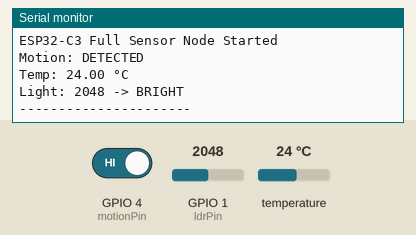
Recording of a sketch running on a simulated ESP32-C3. On the bench: the last lines printed to the serial monitor. The test bench sets the inputs (shaded band); at power-on: GPIO 1 (ldrPin) = 2048, GPIO 4 (motionPin) HIGH, temperature 24 °C.

Above: at 3.2 s.
3.3 s: GPIO 1 (ldrPin) set to 1060
At 6.3 s:
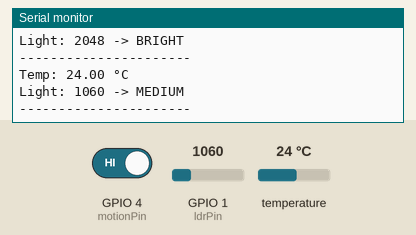
9.8 s: GPIO 4 (motionPin) driven LOW
At 10.9 s:
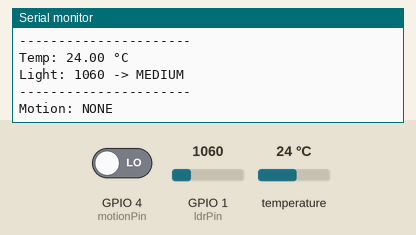
13.4 s: GPIO 1 (ldrPin) set to 860
At 14.8 s:
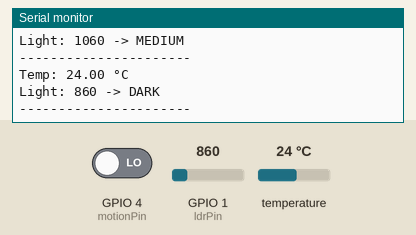
18.1 s: temperature set to 12 °C
At 20.1 s:
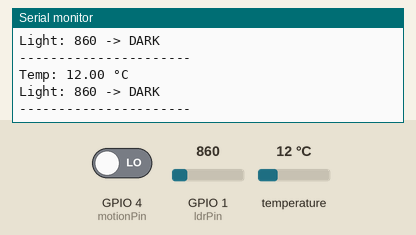
21.7 s: temperature set to 19 °C
At 23.3 s:
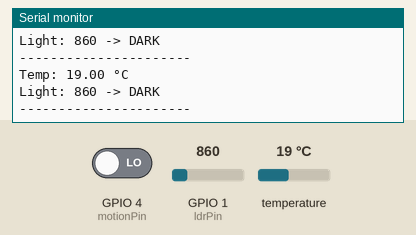
Timing chart, 0 to 24.8 s (numbered marks = the images above; inputs shaded):
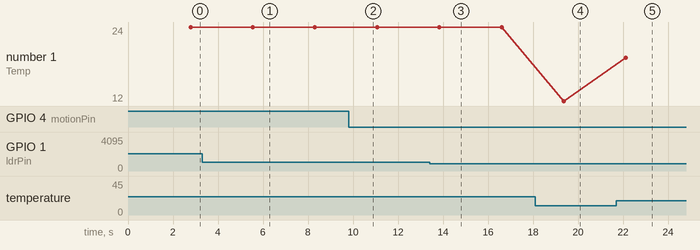

The sketch:

Transmit_ASK.ino
```cpp
#include <OneWire.h>
#include <DallasTemperature.h>

// -------- Pins --------
const int motionPin = 4;   // D4
const int tempPin = 2;     // D2 (DS18B20)
const int ldrPin = 1;      // D1 (ADC)

// -------- Motion --------
int lastMotionState = -1;

// -------- Temperature --------
OneWire oneWire(tempPin);
DallasTemperature sensors(&oneWire);

void setup() {
  Serial.begin(115200);

  pinMode(motionPin, INPUT);

  sensors.begin();

  Serial.println("ESP32-C3 Full Sensor Node Started");
  delay(2000);
}

void loop() {

  // =====================
  // MOTION SENSOR
  // =====================
  int motion = digitalRead(motionPin);

  if (motion != lastMotionState) {
    Serial.println(motion ? "Motion: DETECTED" : "Motion: NONE");
    lastMotionState = motion;
  }

  // =====================
  // TEMPERATURE (DS18B20)
  // =====================
  sensors.requestTemperatures();
  float tempC = sensors.getTempCByIndex(0);

  if (tempC == DEVICE_DISCONNECTED_C || tempC == -127.0) {
    Serial.println("Temp sensor error");
  } else {
    Serial.print("Temp: ");
    Serial.print(tempC);
    Serial.println(" °C");
  }

  // =====================
  // LIGHT SENSOR (LDR)
  // =====================
  int lightValue = analogRead(ldrPin);

  String lightState;

  if (lightValue < 900) {
    lightState = "DARK";
  } else if (lightValue < 1100) {
    lightState = "MEDIUM";
  } else {
    lightState = "BRIGHT";
  }

  Serial.print("Light: ");
  Serial.print(lightValue);
  Serial.print(" -> ");
  Serial.println(lightState);

  Serial.println("----------------------");

  delay(2000);
}
```

Measured:
- after the input at 3.3 s, the serial monitor: prints a new line after 2.2 s (image 1)
- after the input at 9.8 s, the serial monitor: prints a new line after 0.51 s (image 2)
- after the input at 13.4 s, the serial monitor: prints a new line after 0.44 s (image 3)
- after the input at 18.1 s, the serial monitor: prints a new line after 1.3 s (image 4)
- after the input at 21.7 s, the serial monitor: prints a new line after 0.43 s (image 5)
- plotted number 1: 24 → 12 after the input at 18.1 s, 12 → 19 after the input at 21.7 s
